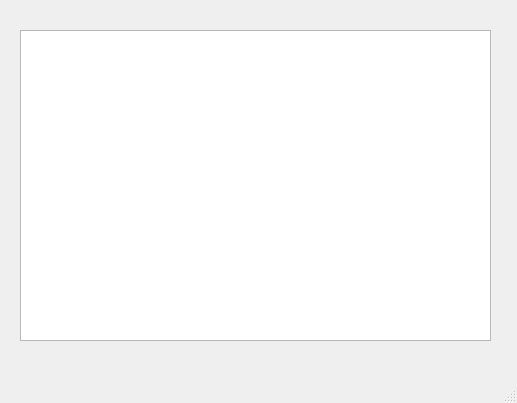
<?xml version="1.0" encoding="UTF-8"?>
<ui version="4.0">
 <class>MainWindow</class>
 <widget class="QMainWindow" name="MainWindow">
  <property name="geometry">
   <rect>
    <x>0</x>
    <y>0</y>
    <width>517</width>
    <height>403</height>
   </rect>
  </property>
  <property name="windowTitle">
   <string>MainWindow</string>
  </property>
  <widget class="QWidget" name="centralwidget">
   <widget class="QTableWidget" name="tableWidget">
    <property name="geometry">
     <rect>
      <x>20</x>
      <y>30</y>
      <width>471</width>
      <height>311</height>
     </rect>
    </property>
   </widget>
  </widget>
  <widget class="QMenuBar" name="menubar">
   <property name="geometry">
    <rect>
     <x>0</x>
     <y>0</y>
     <width>517</width>
     <height>23</height>
    </rect>
   </property>
  </widget>
  <widget class="QStatusBar" name="statusbar"/>
 </widget>
 <resources/>
 <connections/>
</ui>
